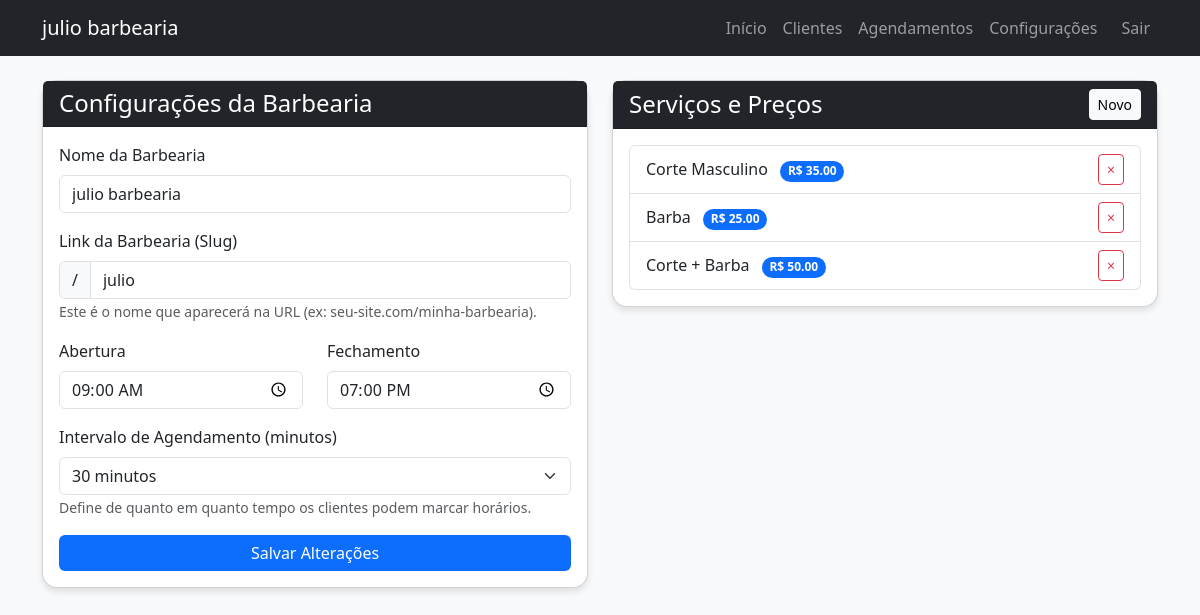
Screenshot of /julio/configuracoes (signed in) with the database file from the repository.
### barbearia_system/app.py (models this page shows)
class Configuracao(db.Model):
    id = db.Column(db.Integer, primary_key=True)
    nome_barbearia = db.Column(db.String(100), default='Minha Barbearia')
    slug = db.Column(db.String(100), unique=True, nullable=False)
    horario_abertura = db.Column(db.String(5), default='09:00')
    horario_fechamento = db.Column(db.String(5), default='19:00')
    intervalo_minutos = db.Column(db.Integer, default=30)
    usuarios = db.relationship('Usuario', backref='barbearia', lazy=True, cascade="all, delete-orphan")
    clientes = db.relationship('Cliente', backref='barbearia', lazy=True, cascade="all, delete-orphan")
    servicos = db.relationship('Servico', backref='barbearia', lazy=True, cascade="all, delete-orphan")

class Servico(db.Model):
    id = db.Column(db.Integer, primary_key=True)
    nome = db.Column(db.String(100), nullable=False)
    preco = db.Column(db.Float, nullable=False)
    duracao = db.Column(db.Integer, default=30)
    barbearia_id = db.Column(db.Integer, db.ForeignKey('configuracao.id'), nullable=False)

### barbearia_system/app.py (the view, shortened to what this page needs)
@app.route('/<slug>/configuracoes', methods=['GET', 'POST'])
@login_required
def configuracoes(slug):
    config = Configuracao.query.filter_by(slug=slug).first_or_404()
    if not getattr(current_user, 'is_admin', False) or (not current_user.is_superadmin and current_user.barbearia_id != config.id):
        return redirect(url_for('home_cliente', slug=slug))
    servicos = Servico.query.filter_by(barbearia_id=config.id).all()
    return render_template('configuracoes.html', config=config, servicos=servicos)

### barbearia_system/app.py (called while the page is built)
@login_manager.user_loader
def load_user(user_id):
    user = Usuario.query.get(int(user_id))
    if user:
        return user
    return Cliente.query.get(int(user_id))

### barbearia_system/templates/configuracoes.html (shortened to what this page needs)
{% extends 'base.html' %}
{% block content %}
<div class="row">
    <div class="col-md-6">
        <div class="card mb-4">
            <div class="card-header bg-dark text-white">
                <h4 class="mb-0">Configurações da Barbearia</h4>
            </div>
            <div class="card-body">
                <form method="POST">
                    <div class="mb-3">
                        <label class="form-label">Nome da Barbearia</label>
                        <input type="text" name="nome_barbearia" class="form-control" value="{{ config.nome_barbearia }}">
                    </div>
                    <div class="mb-3">
                        <label class="form-label">Link da Barbearia (Slug)</label>
                        <div class="input-group">
                            <span class="input-group-text">/</span>
                            <input type="text" name="slug" class="form-control" value="{{ config.slug }}" placeholder="ex: minha-barbearia">
                        </div>
                        <small class="text-muted">Este é o nome que aparecerá na URL (ex: seu-site.com/minha-barbearia).</small>
                    </div>
                    <div class="row">
                        <div class="col-md-6 mb-3">
                            <label class="form-label">Abertura</label>
                            <input type="time" name="horario_abertura" class="form-control" value="{{ config.horario_abertura }}">
                        </div>
                        <div class="col-md-6 mb-3">
                            <label class="form-label">Fechamento</label>
                            <input type="time" name="horario_fechamento" class="form-control" value="{{ config.horario_fechamento }}">
                        </div>
                    </div>
                    <div class="mb-3">
                        <label class="form-label">Intervalo de Agendamento (minutos)</label>
                        <select name="intervalo_minutos" class="form-select">
                            <option value="30" {% if config.intervalo_minutos == 30 %}selected{% endif %}>30 minutos</option>
                        </select>
                        <small class="text-muted">Define de quanto em quanto tempo os clientes podem marcar horários.</small>
                    </div>
                    <button type="submit" class="btn btn-primary w-100">Salvar Alterações</button>
                </form>
            </div>
        </div>
    </div>
    <div class="col-md-6">
        <div class="card">
            <div class="card-header bg-dark text-white d-flex justify-content-between align-items-center">
                <h4 class="mb-0">Serviços e Preços</h4>
                <button class="btn btn-sm btn-light" data-bs-toggle="modal" data-bs-target="#modalServico">Novo</button>
            </div>
            <div class="card-body">
                <ul class="list-group">
                    {% for servico in servicos %}
                    <li class="list-group-item d-flex justify-content-between align-items-center">
                        <div>
                            {{ servico.nome }}
                            <span class="badge bg-primary rounded-pill ms-2">R$ {{ "%.2f"|format(servico.preco) }}</span>
                        </div>
                        <a href="{{ url_for('excluir_servico', id=servico.id) }}" class="btn btn-sm btn-outline-danger" onclick="return confirm('Excluir este serviço?')">×</a>
                    </li>
                    {% endfor %}
                </ul>
            </div>
        </div>
    </div>
</div>
{% endblock %}

### barbearia_system/templates/base.html (shortened to what this page needs)
<!DOCTYPE html>
<html lang="pt-br">
<head>
    <link href="https://cdn.jsdelivr.net/npm/bootstrap@5.3.0/dist/css/bootstrap.min.css" rel="stylesheet">
</head>
<body>
    <nav class="navbar navbar-expand-lg navbar-dark mb-4">
        <div class="container">
            <a class="navbar-brand" href="{{ url_for('home_cliente', slug=config.slug) if config else '#' }}">
                {{ config.nome_barbearia if config else 'BarberManager' }}
            </a>
            <div class="collapse navbar-collapse" id="navbarNav">
                <ul class="navbar-nav ms-auto">
                    {% if current_user.is_authenticated %}
                        {% if current_user.is_admin %}
                        <li class="nav-item"><a class="nav-link" href="{{ url_for('index') }}">Início</a></li>
                        <li class="nav-item"><a class="nav-link" href="{{ url_for('listar_clientes') }}">Clientes</a></li>
                        <li class="nav-item"><a class="nav-link" href="{{ url_for('listar_agendamentos') }}">Agendamentos</a></li>
                        <li class="nav-item"><a class="nav-link" href="{{ url_for('configuracoes') }}">Configurações</a></li>
                        <li class="nav-item"><a class="nav-link btn btn-outline-danger btn-sm ms-lg-2" href="{{ url_for('logout') }}">Sair</a></li>
                        {% else %}
                        <li class="nav-item"><a class="nav-link" href="{{ url_for('cliente_painel', slug=config.slug) }}">Meus Agendamentos</a></li>
                        <li class="nav-item"><a class="nav-link btn btn-outline-danger btn-sm ms-lg-2" href="{{ url_for('logout_cliente', slug=config.slug) }}">Sair</a></li>
                        {% endif %}
                    {% else %}
                        {% if config %}
                        <li class="nav-item"><a class="nav-link" href="{{ url_for('login_cliente', slug=config.slug) }}">Meus Agendamentos</a></li>
                        {% endif %}
                        <li class="nav-item"><a class="nav-link" href="{{ url_for('login') }}">Admin</a></li>
                    {% endif %}
                </ul>
            </div>
        </div>
    </nav>
    <div class="container">
        {% block content %}{% endblock %}
    </div>
</body>
</html>

### barbearia_system/templates/base.html (style rules this page uses)
body { background-color: #f8f9fa; }
.navbar { background-color: #212529; }
.card { border-radius: 15px; box-shadow: 0 4px 6px rgba(0,0,0,0.1); }
.btn-primary { background-color: #0d6efd; border: none; }

### rows the page displays
Configuracao: nome_barbearia "julio barbearia", slug "julio", horario_abertura "09:00", horario_fechamento "19:00", intervalo_minutos "30 minutos"
Servico: nome "Corte Masculino", preco "35.00"
Servico: nome "Barba", preco "25.00"
Servico: nome "Corte + Barba", preco "50.00"
